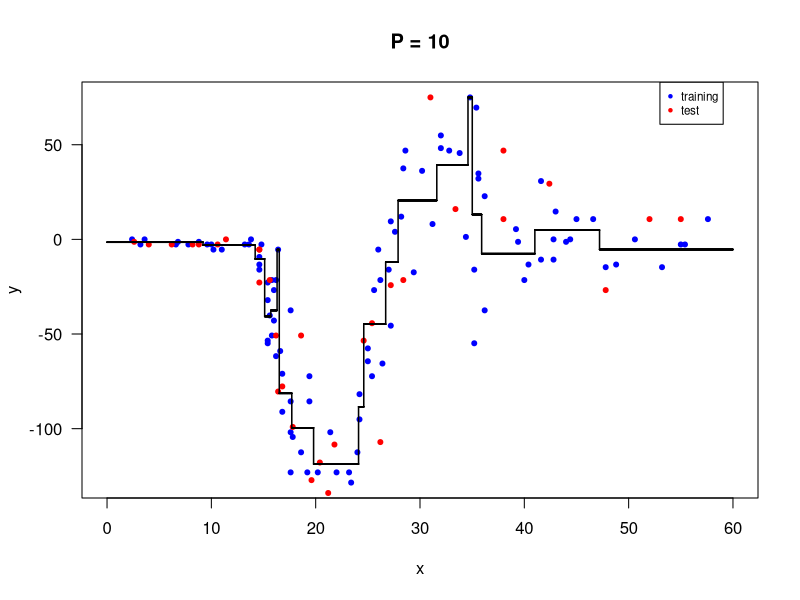
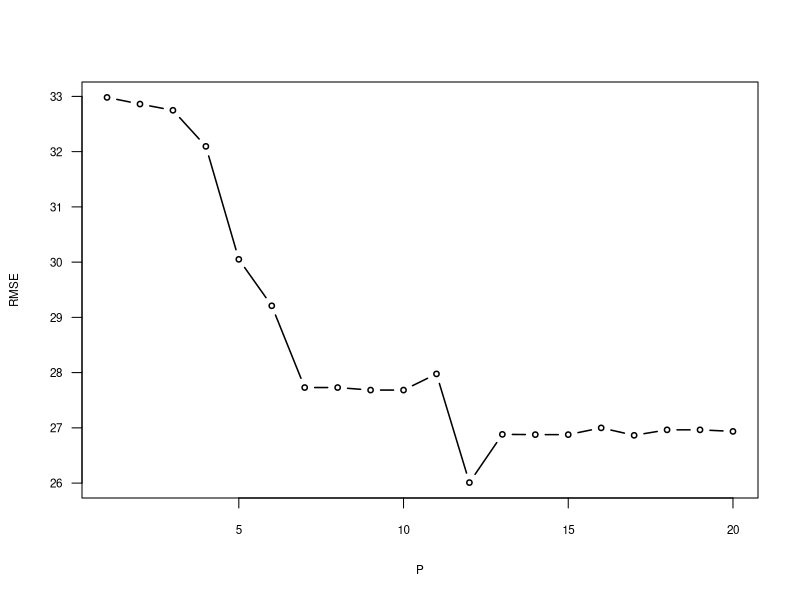

The R source for these figures, in order:
#Q1
data_set <- read.csv("hw05_data_set.csv")
train <- data_set[1:100,]
test <- data_set[101:133,]

X_train <- train$x
y_train <- train$y
X_test <- test$x
y_test <- test$y

#Q2
N_train <- length(y_train)
N_test <- length(y_test)

node_means <- c()
node_splits <- c()
node_indices <- list(1:N_train)
is_terminal <- c(FALSE)
need_split <- c(TRUE)

regression_algorithm <- function(P) {
  while (1) {
    split_nodes <- which(need_split)
    if (length(split_nodes) == 0) {
      break
    }
    
    for (split_node in split_nodes) {
      data_indices <- node_indices[[split_node]]
      need_split[split_node] <- FALSE
      node_means[split_node] <- mean(y_train[data_indices])
      
      if (length((y_train[data_indices])) <= P) {
        is_terminal[split_node] <- TRUE
      } else {
        is_terminal[split_node] <- FALSE
  
        unique_values <- sort(unique(X_train[data_indices]))
        split_positions <- (unique_values[-1] + unique_values[-length(unique_values)]) / 2
        split_scores <- rep(0, length(split_positions))
        
        for (s in 1:length(split_positions)) {
          left_indices <- data_indices[which(X_train[data_indices] < split_positions[s])]
          right_indices <- data_indices[which(X_train[data_indices] >= split_positions[s])]
          split_scores[s] <- 1/(length(left_indices)+length(right_indices))*(sum((y_train[left_indices]
              -mean(y_train[left_indices]))^2)+sum((y_train[right_indices]-mean(y_train[right_indices]))^2))
        }
        
        if (length(unique_values) == 1) {
          is_terminal[split_node] <- TRUE
          next 
        }
        node_splits[split_node] <- split_positions[which.min(split_scores)]
        
        left_indices <- data_indices[which(X_train[data_indices] < node_splits[split_node])]
        node_indices[[2 * split_node]] <- left_indices
        is_terminal[2 * split_node] <- FALSE
        need_split[2 * split_node] <- TRUE
        
        right_indices <- data_indices[which(X_train[data_indices] >= node_splits[split_node])]
        node_indices[[2 * split_node + 1]] <- right_indices
        is_terminal[2 * split_node + 1] <- FALSE
        need_split[2 * split_node + 1] <- TRUE
      }
    }
  }
  return(list(node_splits, node_means, is_terminal))
}

#Q3
P=10
node_splits <- unlist(regression_algorithm(P)[[1]])
node_means <- unlist(regression_algorithm(P)[[2]])
is_terminal <- unlist(regression_algorithm(P)[[3]])

minimum_value <- 0
maximum_value <- 60
data_interval <- seq(from = minimum_value, to = maximum_value, by = 0.01)

decision <- function(x){
  i <- 1
  while(is_terminal[i]==FALSE){
    if(x <= node_splits[i]){
      i <- 2*i
    } else {
      i <- 2*i+1
    }
  }
  return(node_means[i])
}

plot(X_train, y_train, type = "p", pch = 20, col = "blue",
     ylim = c(min(y_train), max(y_train)), xlim = c(minimum_value, maximum_value),
     ylab = "y", xlab = "x", las = 1, main = sprintf("P = %g", P))
points(X_test, y_test, type = "p", pch = 20, col = "red")
legend(53, 83, legend=c("training", "test"), pch=20, col=c("blue", "red"), cex=0.7)
for(b in 1:length(data_interval)){
  lines(c(data_interval[b], data_interval[b+1]), c(decision(data_interval[b]), decision(data_interval[b])),
        lwd = 1.5, col = "black")
  if (b < length(data_interval)) {
    lines(c(data_interval[b+1], data_interval[b+1]), c(decision(data_interval[b]), decision(data_interval[b+1])),
          lwd = 1.5, col = "black") 
  }
}

#Q4
error <- function(P){
  rmse <- 0
  for (b in 1:length(y_test)) {
    rmse <- rmse + (y_test[b]-decision(X_test[b]))^2
  }
  rmse <- sqrt(rmse / length(y_test))
  return(rmse)
}
rmse <- error(P)
paste0("RMSE is ", format(round(rmse, 4), nsmall=4), " when P is ", P)

#Q5
rmse_list <- c()
for (i in 1:20){
  node_splits <- unlist(regression_algorithm(i)[[1]])
  node_means <- unlist(regression_algorithm(i)[[2]])
  is_terminal <- unlist(regression_algorithm(i)[[3]])
  rmse <- error(i)
  rmse_list <- c(rmse_list, rmse)
}

plot(1:20, rmse_list, type = "b", lwd = 1.5, las = 1, pch = 1, lty = 1,
     cex=0.7, cex.axis=0.7, cex.lab=0.7, xlab = "P", ylab = "RMSE")

